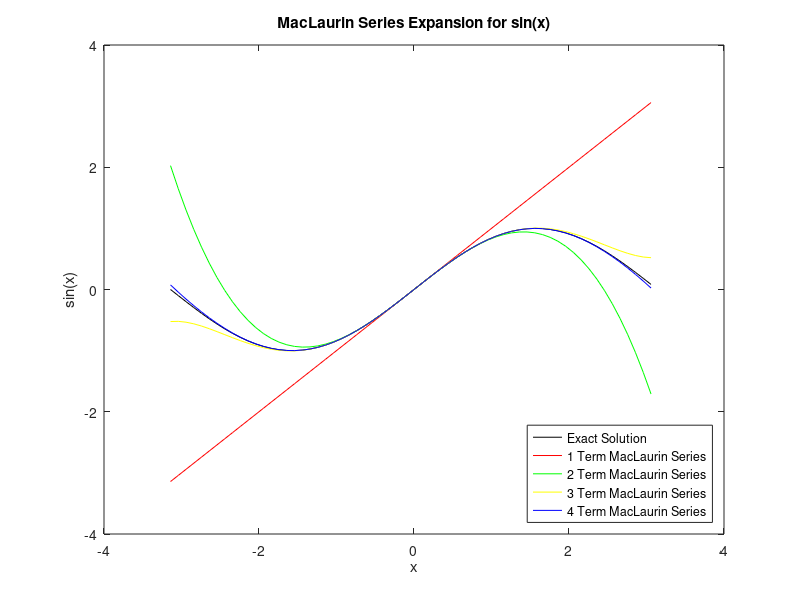

Recreate this plot in MATLAB.
%Script: HW2_q3
%
%This script plots sin(x) for -pi<=x<=pi and plots the MacLaurin series
%expansion for sin(x) using 1,2,3, and 4 terms over the same range.
%
%Outputs: Plots of sin(x) and plots of the MacLaurin series expansion for
%sin(x) using 1,2,3, and 4 terms.
%
%Author: Ashley Eggart
%Section: ME 2016-A
%Assignment: HW2
%Date: 9/19/2018

x = -pi:0.1:pi; % -pi to pi with step size of 0.1
y = sin(x);

m1 = x;
m2 = m1 - ((x.^3)/factorial(3));
m3 = m2 + ((x.^5)/factorial(5));
m4 = m3 - ((x.^7)/factorial(7));

figure 
plot(x,y,'k')
hold on;
plot(x,m1,'r')
plot(x,m2,'g')
plot(x,m3,'y')
plot(x,m4,'b')
title('MacLaurin Series Expansion for sin(x)')
xlabel('x')
ylabel('sin(x)')
legend({'Exact Solution','1 Term MacLaurin Series','2 Term MacLaurin Series','3 Term MacLaurin Series','4 Term MacLaurin Series'},'Location','southeast')
hold off;